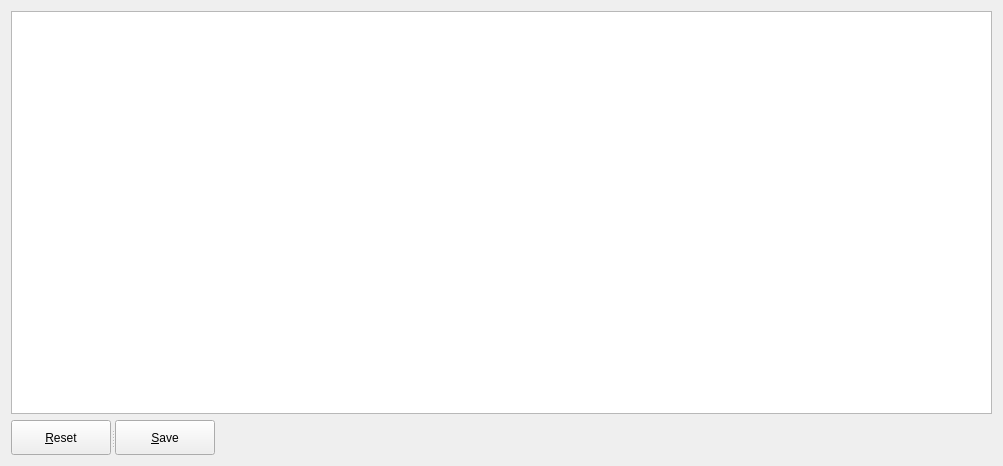
<?xml version="1.0" encoding="UTF-8"?>
<ui version="4.0">
 <class>Form</class>
 <widget class="QWidget" name="Form">
  <property name="geometry">
   <rect>
    <x>0</x>
    <y>0</y>
    <width>1003</width>
    <height>466</height>
   </rect>
  </property>
  <property name="windowTitle">
   <string>Form</string>
  </property>
  <layout class="QGridLayout" name="gridLayout">
   <item row="0" column="1">
    <widget class="QTableView" name="editor"/>
   </item>
   <item row="1" column="1">
    <widget class="QSplitter" name="splitter">
     <property name="orientation">
      <enum>Qt::Horizontal</enum>
     </property>
     <widget class="QPushButton" name="reset">
      <property name="minimumSize">
       <size>
        <width>50</width>
        <height>35</height>
       </size>
      </property>
      <property name="maximumSize">
       <size>
        <width>100</width>
        <height>35</height>
       </size>
      </property>
      <property name="text">
       <string>&amp;Reset</string>
      </property>
     </widget>
     <widget class="QPushButton" name="save">
      <property name="minimumSize">
       <size>
        <width>50</width>
        <height>35</height>
       </size>
      </property>
      <property name="maximumSize">
       <size>
        <width>100</width>
        <height>35</height>
       </size>
      </property>
      <property name="toolTip">
       <string>save your edits</string>
      </property>
      <property name="text">
       <string>&amp;Save</string>
      </property>
     </widget>
    </widget>
   </item>
  </layout>
 </widget>
 <resources/>
 <connections/>
</ui>
